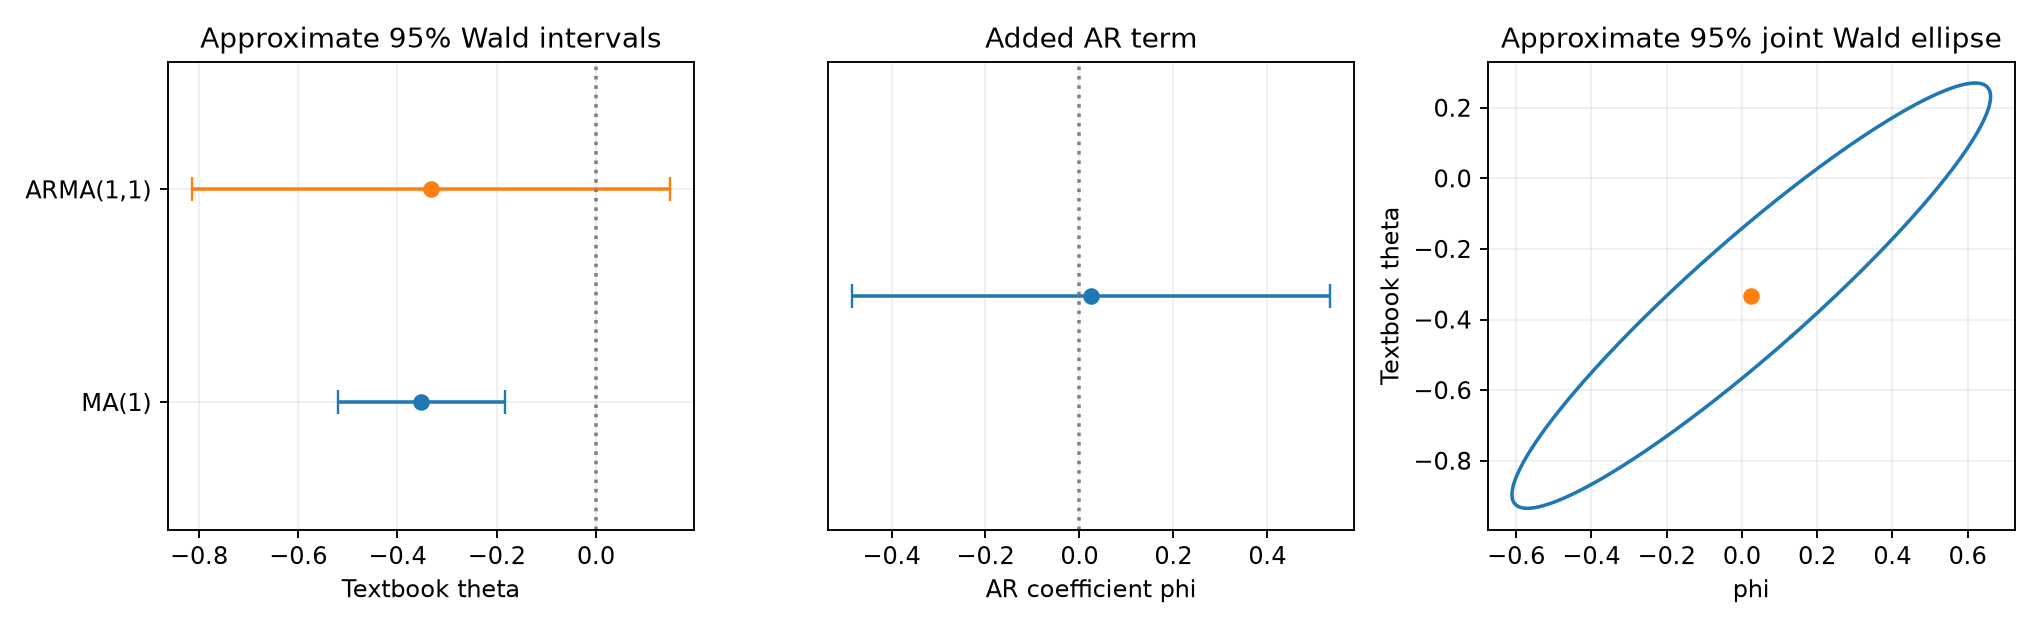

Here is the Python script that generated this plot:
import json
import warnings
from pathlib import Path
import numpy as np
import matplotlib
matplotlib.use('Agg')
import matplotlib.pyplot as plt
from scipy.stats import norm, chi2
from statsmodels.tsa.arima.model import ARIMA


def fit_model(z, p, start=None):
    model = ARIMA(z, order=(p,0,1), trend='n', enforce_stationarity=True, enforce_invertibility=True)
    with warnings.catch_warnings(record=True) as caught:
        warnings.simplefilter('always')
        fit = model.fit(start_params=start, method='statespace', cov_type='oim',
                        method_kwargs={'maxiter':500,'disp':0,'pgtol':1e-10,'factr':100.0})
    signs = np.array([1.,-1.,1.] if p else [-1.,1.])
    names = ['phi','theta','sigma2'] if p else ['theta','sigma2']
    estimates = signs*fit.params
    cov = np.outer(signs,signs)*fit.cov_params()
    se = np.sqrt(np.diag(cov))
    cor = cov/np.outer(se,se)
    rows = {name:{'estimate':float(est),'se':float(s),'z':float(est/s),
                  'normal_p':float(2*norm.sf(abs(est/s))),
                  'wald_95_interval':[float(est-1.96*s),float(est+1.96*s)]}
            for name,est,s in zip(names,estimates,se)}
    return {'parameters':rows,'parameter_order':names,'covariance':cov.tolist(),'correlation':cor.tolist(),
            'loglike':float(fit.llf),'aic':float(fit.aic),'bic':float(fit.bic),
            'converged':bool(fit.mle_retvals['converged']),'iterations':int(fit.mle_retvals['iterations']),
            'warnings':[str(w.message) for w in caught]}


def main():
    y = np.genfromtxt('paper_towels.csv',delimiter=',',skip_header=1)[:,1]
    z = np.diff(y)
    ma = fit_model(z,0)
    fits = [fit_model(z,1,start) for start in [None,[0.,.35,1.07],[.6,-.2,1.07],[-.5,.7,1.07]]]
    arma = max(fits,key=lambda f:f['loglike'])
    lr = 2*(arma['loglike']-ma['loglike'])
    result = {'n':len(z),'convention':'z_t = phi*z_(t-1) + a_t - theta*a_(t-1), no constant',
              'covariance_method':'observed information matrix (oim)', 'ma1':ma,'arma11':arma,
              'arma11_multistart':fits,'likelihood_ratio':{'statistic':lr,'df':1,'asymptotic_p':float(chi2.sf(lr,1))}}
    fig,axs = plt.subplots(1,3,figsize=(12,3.7))
    for j,(label,f) in enumerate([('MA(1)',ma),('ARMA(1,1)',arma)]):
        row = f['parameters']['theta']
        axs[0].errorbar(row['estimate'],j,xerr=1.96*row['se'],fmt='o',capsize=5)
    axs[0].set(yticks=[0,1],yticklabels=['MA(1)','ARMA(1,1)'],xlabel='Textbook theta',title='Approximate 95% Wald intervals',ylim=(-.6,1.6))
    row = arma['parameters']['phi']
    axs[1].errorbar(row['estimate'],0,xerr=1.96*row['se'],fmt='o',capsize=5)
    axs[1].set(yticks=[],xlabel='AR coefficient phi',title='Added AR term',ylim=(-1,1))
    cov = np.array(arma['covariance'])[:2,:2]
    eig,vec = np.linalg.eigh(cov)
    angles = np.linspace(0,2*np.pi,400)
    ellipse = vec @ (np.sqrt(eig*chi2.ppf(.95,2))[:,None]*np.array([np.cos(angles),np.sin(angles)]))
    center = np.array([arma['parameters'][k]['estimate'] for k in ['phi','theta']])
    ellipse += center[:,None]
    axs[2].plot(ellipse[0],ellipse[1]); axs[2].plot(*center,'o')
    axs[2].set(xlabel='phi',ylabel='Textbook theta',title='Approximate 95% joint Wald ellipse')
    for ax in axs[:2]: ax.axvline(0,color='gray',linestyle=':')
    for ax in axs: ax.grid(alpha=.2)
    fig.tight_layout()
    fig.savefig('turn06_parsimony.png',dpi=170)
    plt.close(fig)
    Path('turn06_parsimony.json').write_text(json.dumps(result,indent=2))
    print(json.dumps({k:v for k,v in result.items() if k!='arma11_multistart'},indent=2))
    print('Multistart:',[(f['converged'],f['loglike'],f['warnings']) for f in fits])


if __name__ == '__main__':
    main()
